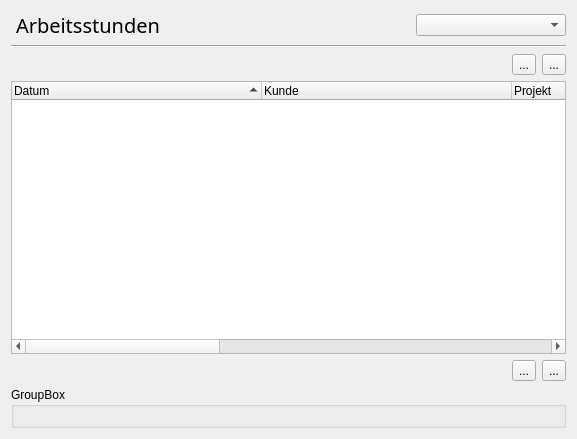
<?xml version="1.0" encoding="UTF-8"?>
<ui version="4.0">
 <class>Form</class>
 <widget class="QWidget" name="Form">
  <property name="geometry">
   <rect>
    <x>0</x>
    <y>0</y>
    <width>577</width>
    <height>439</height>
   </rect>
  </property>
  <property name="windowTitle">
   <string>Form</string>
  </property>
  <property name="autoFillBackground">
   <bool>false</bool>
  </property>
  <layout class="QVBoxLayout" name="verticalLayout_2">
   <item>
    <layout class="QHBoxLayout" name="horizontalLayout_3">
     <property name="spacing">
      <number>6</number>
     </property>
     <item>
      <widget class="QLabel" name="label">
       <property name="font">
        <font>
         <family>Impact</family>
         <pointsize>15</pointsize>
        </font>
       </property>
       <property name="text">
        <string>Arbeitsstunden</string>
       </property>
       <property name="scaledContents">
        <bool>false</bool>
       </property>
       <property name="wordWrap">
        <bool>true</bool>
       </property>
       <property name="margin">
        <number>0</number>
       </property>
       <property name="indent">
        <number>5</number>
       </property>
      </widget>
     </item>
     <item>
      <spacer name="horizontalSpacer">
       <property name="orientation">
        <enum>Qt::Horizontal</enum>
       </property>
       <property name="sizeHint" stdset="0">
        <size>
         <width>40</width>
         <height>20</height>
        </size>
       </property>
      </spacer>
     </item>
     <item>
      <widget class="QComboBox" name="comboBox_filter">
       <property name="minimumSize">
        <size>
         <width>150</width>
         <height>0</height>
        </size>
       </property>
      </widget>
     </item>
    </layout>
   </item>
   <item>
    <widget class="Line" name="line">
     <property name="orientation">
      <enum>Qt::Horizontal</enum>
     </property>
    </widget>
   </item>
   <item>
    <layout class="QHBoxLayout" name="horizontalLayout_2">
     <item>
      <spacer name="horizontalSpacer_3">
       <property name="orientation">
        <enum>Qt::Horizontal</enum>
       </property>
       <property name="sizeHint" stdset="0">
        <size>
         <width>40</width>
         <height>20</height>
        </size>
       </property>
      </spacer>
     </item>
     <item>
      <widget class="QToolButton" name="toolButton_show_2">
       <property name="text">
        <string>...</string>
       </property>
       <property name="icon">
        <iconset resource="../../res.qrc">
         <normaloff>:/newPrefix/res/1314482878_br_up.png</normaloff>:/newPrefix/res/1314482878_br_up.png</iconset>
       </property>
       <property name="iconSize">
        <size>
         <width>16</width>
         <height>10</height>
        </size>
       </property>
      </widget>
     </item>
     <item>
      <widget class="QToolButton" name="toolButton_hide_2">
       <property name="statusTip">
        <string>Verstecken</string>
       </property>
       <property name="text">
        <string>...</string>
       </property>
       <property name="icon">
        <iconset resource="../../res.qrc">
         <normaloff>:/newPrefix/res/1314470636_br_down.png</normaloff>:/newPrefix/res/1314470636_br_down.png</iconset>
       </property>
       <property name="iconSize">
        <size>
         <width>16</width>
         <height>10</height>
        </size>
       </property>
      </widget>
     </item>
    </layout>
   </item>
   <item>
    <widget class="QTreeWidget" name="treeWidget">
     <property name="contextMenuPolicy">
      <enum>Qt::DefaultContextMenu</enum>
     </property>
     <property name="rootIsDecorated">
      <bool>false</bool>
     </property>
     <property name="itemsExpandable">
      <bool>false</bool>
     </property>
     <property name="sortingEnabled">
      <bool>true</bool>
     </property>
     <attribute name="headerCascadingSectionResizes">
      <bool>true</bool>
     </attribute>
     <attribute name="headerDefaultSectionSize">
      <number>250</number>
     </attribute>
     <attribute name="headerShowSortIndicator" stdset="0">
      <bool>true</bool>
     </attribute>
     <column>
      <property name="text">
       <string>Datum</string>
      </property>
     </column>
     <column>
      <property name="text">
       <string>Kunde</string>
      </property>
     </column>
     <column>
      <property name="text">
       <string>Projekt</string>
      </property>
     </column>
     <column>
      <property name="text">
       <string>Anzahl Arbeiter</string>
      </property>
     </column>
     <column>
      <property name="text">
       <string>Stunden</string>
      </property>
     </column>
     <column>
      <property name="text">
       <string>Status</string>
      </property>
     </column>
    </widget>
   </item>
   <item>
    <layout class="QHBoxLayout" name="horizontalLayout">
     <item>
      <spacer name="horizontalSpacer_2">
       <property name="orientation">
        <enum>Qt::Horizontal</enum>
       </property>
       <property name="sizeHint" stdset="0">
        <size>
         <width>40</width>
         <height>20</height>
        </size>
       </property>
      </spacer>
     </item>
     <item>
      <widget class="QToolButton" name="toolButton_show">
       <property name="text">
        <string>...</string>
       </property>
       <property name="icon">
        <iconset resource="../../res.qrc">
         <normaloff>:/newPrefix/res/1314482878_br_up.png</normaloff>:/newPrefix/res/1314482878_br_up.png</iconset>
       </property>
       <property name="iconSize">
        <size>
         <width>16</width>
         <height>10</height>
        </size>
       </property>
      </widget>
     </item>
     <item>
      <widget class="QToolButton" name="toolButton_hide">
       <property name="statusTip">
        <string>Verstecken</string>
       </property>
       <property name="text">
        <string>...</string>
       </property>
       <property name="icon">
        <iconset resource="../../res.qrc">
         <normaloff>:/newPrefix/res/1314470636_br_down.png</normaloff>:/newPrefix/res/1314470636_br_down.png</iconset>
       </property>
       <property name="iconSize">
        <size>
         <width>16</width>
         <height>10</height>
        </size>
       </property>
      </widget>
     </item>
    </layout>
   </item>
   <item>
    <widget class="QGroupBox" name="groupBox">
     <property name="title">
      <string>GroupBox</string>
     </property>
     <layout class="QVBoxLayout" name="verticalLayout"/>
    </widget>
   </item>
  </layout>
 </widget>
 <resources>
  <include location="../../res.qrc"/>
 </resources>
 <connections/>
</ui>
